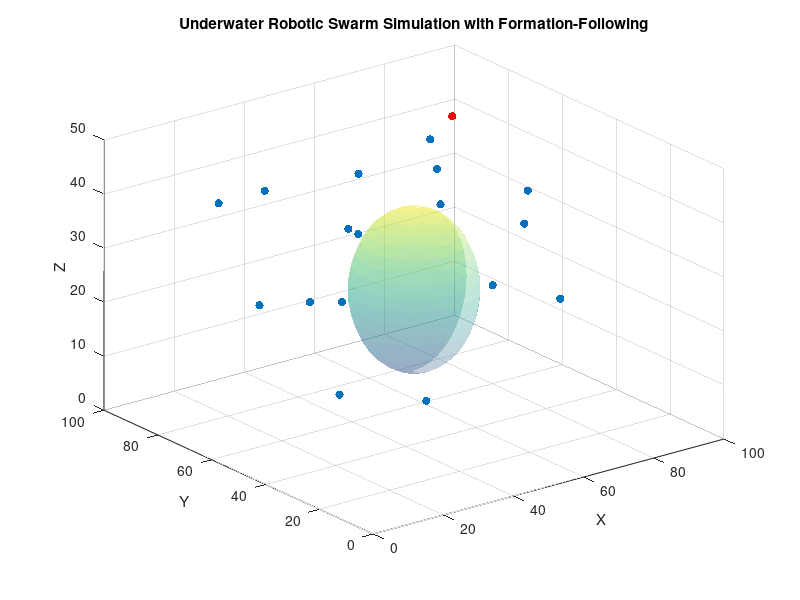

This figure's MATLAB source:
% Underwater Robotic Swarm Simulation with Formation-Following

% Description: Simulates a swarm of underwater robots following a leader in a V-shaped formation.

clc;
clear;
close all;

%% Parameters
numRobots = 20;              % Number of robots in the swarm
timeSteps = 200;             % Number of simulation time steps
dt = 0.1;                    % Time step size
areaSize = [100, 100, 50];   % 3D environment size [x, y, z]
maxSpeed = 2;                % Maximum speed of robots
neighborDist = 20;           % Distance to consider neighbors
obstaclePos = [50, 50, 25];  % Position of a spherical obstacle
obstacleRadius = 15;         % Radius of the obstacle
formationSpacing = 5;        % Spacing between robots in the formation

%% Initialize Robot Positions and Velocities
positions = rand(numRobots, 3) .* areaSize; % Random initial positions
velocities = rand(numRobots, 3) * maxSpeed; % Random initial velocities

% Designate the first robot as the leader
leaderIndex = 1;
leaderPath = [linspace(10, 90, timeSteps); linspace(10, 90, timeSteps); linspace(10, 40, timeSteps)]'; % Leader's path

% Define V-shaped formation offsets
formationOffsets = zeros(numRobots, 3); % Relative positions to the leader
for i = 2:numRobots
    if mod(i, 2) == 0
        formationOffsets(i, :) = [-(i/2)*formationSpacing, (i/2)*formationSpacing, 0]; % Left side of V
    else
        formationOffsets(i, :) = [((i-1)/2)*formationSpacing, ((i-1)/2)*formationSpacing, 0]; % Right side of V
    end
end

%% Visualization Setup
figure;
hold on;
axis([0 areaSize(1) 0 areaSize(2) 0 areaSize(3)]);
view(3); % 3D view
grid on;
xlabel('X');
ylabel('Y');
zlabel('Z');
title('Underwater Robotic Swarm Simulation with Formation-Following');

% Plot obstacle
[x, y, z] = sphere;
obstacle = surf(x * obstacleRadius + obstaclePos(1), ...
                y * obstacleRadius + obstaclePos(2), ...
                z * obstacleRadius + obstaclePos(3));
set(obstacle, 'FaceAlpha', 0.3, 'EdgeColor', 'none');

% Initialize robot plot
robotPlot = scatter3(positions(:,1), positions(:,2), positions(:,3), 'filled');
leaderPlot = scatter3(positions(leaderIndex,1), positions(leaderIndex,2), positions(leaderIndex,3), 'r', 'filled');

%% Simulation Loop
for t = 1:timeSteps
    % Update leader position
    positions(leaderIndex, :) = leaderPath(t, :);
    
    % Update velocities based on flocking rules and formation
    for i = 1:numRobots
        if i == leaderIndex
            continue; % Leader does not follow flocking rules
        end
        
        separation = [0, 0, 0];
        alignment = [0, 0, 0];
        cohesion = [0, 0, 0];
        followFormation = [0, 0, 0];
        neighborCount = 0;
        
        % Flocking behavior with neighbors
        for j = 1:numRobots
            if i ~= j
                dist = norm(positions(i,:) - positions(j,:));
                if dist < neighborDist
                    % Separation: steer away from neighbors
                    separation = separation - (positions(j,:) - positions(i,:)) / dist;
                    
                    % Alignment: steer towards the average heading of neighbors
                    alignment = alignment + velocities(j,:);
                    
                    % Cohesion: steer towards the center of mass of neighbors
                    cohesion = cohesion + positions(j,:);
                    
                    neighborCount = neighborCount + 1;
                end
            end
        end
        
        % Follow formation: steer towards the desired formation position
        desiredPosition = positions(leaderIndex, :) + formationOffsets(i, :);
        followFormation = (desiredPosition - positions(i,:)) / norm(desiredPosition - positions(i,:));
        
        if neighborCount > 0
            % Normalize alignment and cohesion
            alignment = alignment / neighborCount;
            cohesion = (cohesion / neighborCount - positions(i,:)) / 100;
        end
        
        % Update velocity
        velocities(i,:) = velocities(i,:) + separation * 0.1 + alignment * 0.05 + cohesion * 0.01 + followFormation * 0.2;
        
        % Limit speed
        speed = norm(velocities(i,:));
        if speed > maxSpeed
            velocities(i,:) = velocities(i,:) / speed * maxSpeed;
        end
    end
    
    % Update positions
    positions = positions + velocities * dt;
    
    % Avoid obstacle (simple repulsion)
    for i = 1:numRobots
        distToObstacle = norm(positions(i,:) - obstaclePos);
        if distToObstacle < obstacleRadius + 5
            repulsion = (positions(i,:) - obstaclePos) / distToObstacle^2;
            velocities(i,:) = velocities(i,:) + repulsion * 10;
        end
    end
    
    % Boundary conditions (keep robots within the area)
    positions = max(positions, 0);
    positions = min(positions, areaSize);
    
    % Update visualization
    set(robotPlot, 'XData', positions(:,1), 'YData', positions(:,2), 'ZData', positions(:,3));
    set(leaderPlot, 'XData', positions(leaderIndex,1), 'YData', positions(leaderIndex,2), 'ZData', positions(leaderIndex,3));
    drawnow;
    
    % Pause for animation
    pause(0.05);
end